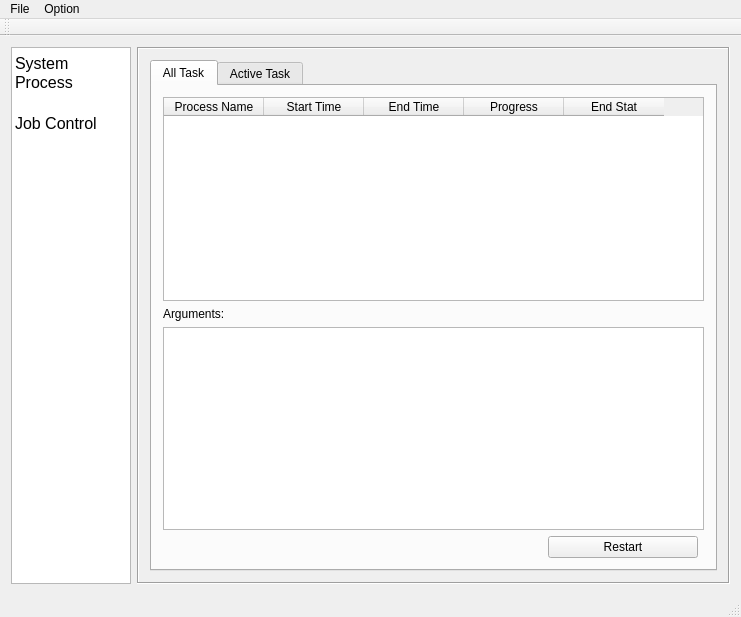
<?xml version="1.0" encoding="UTF-8"?>
<ui version="4.0">
 <class>qjdProcessMainWindow</class>
 <widget class="QMainWindow" name="qjdProcessMainWindow">
  <property name="geometry">
   <rect>
    <x>0</x>
    <y>0</y>
    <width>741</width>
    <height>617</height>
   </rect>
  </property>
  <property name="focusPolicy">
   <enum>Qt::StrongFocus</enum>
  </property>
  <property name="windowTitle">
   <string>qjdProcessMainWindow</string>
  </property>
  <widget class="QWidget" name="centralWidget">
   <layout class="QGridLayout" name="gridLayout_7">
    <item row="0" column="1">
     <widget class="QStackedWidget" name="stackedWidget">
      <property name="frameShape">
       <enum>QFrame::Box</enum>
      </property>
      <property name="frameShadow">
       <enum>QFrame::Sunken</enum>
      </property>
      <property name="lineWidth">
       <number>1</number>
      </property>
      <property name="currentIndex">
       <number>1</number>
      </property>
      <widget class="QWidget" name="pageSys">
       <layout class="QGridLayout" name="gridLayout_6">
        <item row="0" column="0">
         <layout class="QGridLayout" name="gridLayout_3">
          <item row="1" column="0">
           <widget class="QTabWidget" name="tabWidgetSysProcess">
            <property name="currentIndex">
             <number>0</number>
            </property>
            <property name="tabsClosable">
             <bool>false</bool>
            </property>
            <widget class="QWidget" name="tabTblMain">
             <attribute name="title">
              <string>Sys Process</string>
             </attribute>
             <layout class="QGridLayout" name="gridLayout">
              <item row="0" column="0">
               <widget class="QTableView" name="tblMain">
                <property name="minimumSize">
                 <size>
                  <width>0</width>
                  <height>0</height>
                 </size>
                </property>
                <property name="palette">
                 <palette>
                  <active>
                   <colorrole role="Highlight">
                    <brush brushstyle="LinearGradientPattern">
                     <gradient startx="1.000000000000000" starty="0.000000000000000" endx="0.623398000000000" endy="0.983000000000000" type="LinearGradient" spread="PadSpread" coordinatemode="ObjectBoundingMode">
                      <gradientstop position="0.000000000000000">
                       <color alpha="255">
                        <red>80</red>
                        <green>170</green>
                        <blue>255</blue>
                       </color>
                      </gradientstop>
                      <gradientstop position="1.000000000000000">
                       <color alpha="255">
                        <red>85</red>
                        <green>85</green>
                        <blue>255</blue>
                       </color>
                      </gradientstop>
                     </gradient>
                    </brush>
                   </colorrole>
                   <colorrole role="HighlightedText">
                    <brush brushstyle="SolidPattern">
                     <color alpha="255">
                      <red>255</red>
                      <green>255</green>
                      <blue>255</blue>
                     </color>
                    </brush>
                   </colorrole>
                   <colorrole role="AlternateBase">
                    <brush brushstyle="SolidPattern">
                     <color alpha="255">
                      <red>255</red>
                      <green>255</green>
                      <blue>220</blue>
                     </color>
                    </brush>
                   </colorrole>
                  </active>
                  <inactive>
                   <colorrole role="Highlight">
                    <brush brushstyle="LinearGradientPattern">
                     <gradient startx="1.000000000000000" starty="0.000000000000000" endx="0.623398000000000" endy="0.983000000000000" type="LinearGradient" spread="PadSpread" coordinatemode="ObjectBoundingMode">
                      <gradientstop position="0.000000000000000">
                       <color alpha="255">
                        <red>80</red>
                        <green>170</green>
                        <blue>255</blue>
                       </color>
                      </gradientstop>
                      <gradientstop position="1.000000000000000">
                       <color alpha="255">
                        <red>85</red>
                        <green>85</green>
                        <blue>255</blue>
                       </color>
                      </gradientstop>
                     </gradient>
                    </brush>
                   </colorrole>
                   <colorrole role="HighlightedText">
                    <brush brushstyle="SolidPattern">
                     <color alpha="255">
                      <red>255</red>
                      <green>255</green>
                      <blue>255</blue>
                     </color>
                    </brush>
                   </colorrole>
                   <colorrole role="AlternateBase">
                    <brush brushstyle="SolidPattern">
                     <color alpha="255">
                      <red>255</red>
                      <green>255</green>
                      <blue>220</blue>
                     </color>
                    </brush>
                   </colorrole>
                  </inactive>
                  <disabled>
                   <colorrole role="Highlight">
                    <brush brushstyle="LinearGradientPattern">
                     <gradient startx="1.000000000000000" starty="0.000000000000000" endx="0.623398000000000" endy="0.983000000000000" type="LinearGradient" spread="PadSpread" coordinatemode="ObjectBoundingMode">
                      <gradientstop position="0.000000000000000">
                       <color alpha="255">
                        <red>80</red>
                        <green>170</green>
                        <blue>255</blue>
                       </color>
                      </gradientstop>
                      <gradientstop position="1.000000000000000">
                       <color alpha="255">
                        <red>85</red>
                        <green>85</green>
                        <blue>255</blue>
                       </color>
                      </gradientstop>
                     </gradient>
                    </brush>
                   </colorrole>
                   <colorrole role="HighlightedText">
                    <brush brushstyle="SolidPattern">
                     <color alpha="255">
                      <red>255</red>
                      <green>255</green>
                      <blue>255</blue>
                     </color>
                    </brush>
                   </colorrole>
                   <colorrole role="AlternateBase">
                    <brush brushstyle="SolidPattern">
                     <color alpha="255">
                      <red>255</red>
                      <green>255</green>
                      <blue>220</blue>
                     </color>
                    </brush>
                   </colorrole>
                  </disabled>
                 </palette>
                </property>
                <property name="font">
                 <font>
                  <family>微软雅黑</family>
                  <pointsize>10</pointsize>
                  <weight>50</weight>
                  <italic>false</italic>
                  <bold>false</bold>
                 </font>
                </property>
                <property name="focusPolicy">
                 <enum>Qt::StrongFocus</enum>
                </property>
                <property name="styleSheet">
                 <string notr="true">gridline-color: rgb(200, 200, 200);
selection-color: rgb(255, 255, 255);
selection-background-color: qlineargradient(spread:pad, x1:1, y1:0, x2:0.623398, y2:0.983, stop:0 rgba(80, 170, 255, 255), stop:1 rgba(85, 85, 255, 255));</string>
                </property>
                <property name="frameShape">
                 <enum>QFrame::Panel</enum>
                </property>
                <property name="frameShadow">
                 <enum>QFrame::Raised</enum>
                </property>
                <property name="autoScroll">
                 <bool>false</bool>
                </property>
                <property name="editTriggers">
                 <set>QAbstractItemView::NoEditTriggers</set>
                </property>
                <property name="alternatingRowColors">
                 <bool>true</bool>
                </property>
                <property name="selectionMode">
                 <enum>QAbstractItemView::SingleSelection</enum>
                </property>
                <property name="selectionBehavior">
                 <enum>QAbstractItemView::SelectRows</enum>
                </property>
                <property name="textElideMode">
                 <enum>Qt::ElideRight</enum>
                </property>
                <property name="showGrid">
                 <bool>true</bool>
                </property>
                <property name="gridStyle">
                 <enum>Qt::SolidLine</enum>
                </property>
                <property name="sortingEnabled">
                 <bool>false</bool>
                </property>
                <property name="wordWrap">
                 <bool>true</bool>
                </property>
                <property name="cornerButtonEnabled">
                 <bool>true</bool>
                </property>
                <attribute name="horizontalHeaderVisible">
                 <bool>false</bool>
                </attribute>
                <attribute name="horizontalHeaderShowSortIndicator" stdset="0">
                 <bool>false</bool>
                </attribute>
                <attribute name="verticalHeaderVisible">
                 <bool>false</bool>
                </attribute>
                <attribute name="verticalHeaderShowSortIndicator" stdset="0">
                 <bool>false</bool>
                </attribute>
                <attribute name="verticalHeaderVisible">
                 <bool>false</bool>
                </attribute>
                <attribute name="horizontalHeaderShowSortIndicator" stdset="0">
                 <bool>false</bool>
                </attribute>
                <attribute name="horizontalHeaderVisible">
                 <bool>false</bool>
                </attribute>
                <attribute name="verticalHeaderShowSortIndicator" stdset="0">
                 <bool>false</bool>
                </attribute>
               </widget>
              </item>
             </layout>
            </widget>
           </widget>
          </item>
          <item row="0" column="0">
           <layout class="QHBoxLayout" name="horizontalLayout_2">
            <item>
             <widget class="QComboBox" name="comboProcess">
              <property name="sizePolicy">
               <sizepolicy hsizetype="Expanding" vsizetype="Fixed">
                <horstretch>0</horstretch>
                <verstretch>0</verstretch>
               </sizepolicy>
              </property>
              <property name="minimumSize">
               <size>
                <width>300</width>
                <height>0</height>
               </size>
              </property>
              <property name="focusPolicy">
               <enum>Qt::NoFocus</enum>
              </property>
              <property name="toolTip">
               <string>Choose Processes</string>
              </property>
              <item>
               <property name="text">
                <string>All Processes</string>
               </property>
              </item>
              <item>
               <property name="text">
                <string>Non-root Processes</string>
               </property>
              </item>
              <item>
               <property name="text">
                <string>Running Processes</string>
               </property>
              </item>
             </widget>
            </item>
            <item>
             <widget class="QPushButton" name="btnChooseField">
              <property name="minimumSize">
               <size>
                <width>200</width>
                <height>0</height>
               </size>
              </property>
              <property name="text">
               <string>Choose Field</string>
              </property>
             </widget>
            </item>
           </layout>
          </item>
         </layout>
        </item>
       </layout>
      </widget>
      <widget class="QWidget" name="pageJob">
       <layout class="QGridLayout" name="gridLayout_5">
        <item row="0" column="0">
         <widget class="QTabWidget" name="tabWidgetJob">
          <property name="tabPosition">
           <enum>QTabWidget::North</enum>
          </property>
          <property name="tabShape">
           <enum>QTabWidget::Rounded</enum>
          </property>
          <property name="currentIndex">
           <number>0</number>
          </property>
          <widget class="QWidget" name="tabAllTask">
           <attribute name="title">
            <string>All Task</string>
           </attribute>
           <layout class="QGridLayout" name="gridLayout_2">
            <item row="0" column="0" colspan="3">
             <widget class="QTableWidget" name="historyTable">
              <property name="styleSheet">
               <string notr="true">gridline-color: rgb(200, 200, 200);
selection-color: rgb(255, 255, 255);
selection-background-color: qlineargradient(spread:pad, x1:1, y1:0, x2:0.623398, y2:0.983, stop:0 rgba(80, 170, 255, 255), stop:1 rgba(85, 85, 255, 255));</string>
              </property>
              <property name="editTriggers">
               <set>QAbstractItemView::NoEditTriggers</set>
              </property>
              <property name="alternatingRowColors">
               <bool>true</bool>
              </property>
              <property name="selectionMode">
               <enum>QAbstractItemView::SingleSelection</enum>
              </property>
              <property name="selectionBehavior">
               <enum>QAbstractItemView::SelectRows</enum>
              </property>
              <property name="sortingEnabled">
               <bool>false</bool>
              </property>
              <column>
               <property name="text">
                <string>Process Name</string>
               </property>
              </column>
              <column>
               <property name="text">
                <string>Start Time</string>
               </property>
              </column>
              <column>
               <property name="text">
                <string>End Time</string>
               </property>
              </column>
              <column>
               <property name="text">
                <string>Progress</string>
               </property>
              </column>
              <column>
               <property name="text">
                <string>End Stat</string>
               </property>
              </column>
             </widget>
            </item>
            <item row="1" column="0">
             <widget class="QLabel" name="label_2">
              <property name="text">
               <string>Arguments:</string>
              </property>
             </widget>
            </item>
            <item row="2" column="0" colspan="3">
             <widget class="QTextBrowser" name="historyArguBrowser">
              <property name="enabled">
               <bool>true</bool>
              </property>
             </widget>
            </item>
            <item row="3" column="0">
             <spacer name="horizontalSpacer">
              <property name="orientation">
               <enum>Qt::Horizontal</enum>
              </property>
              <property name="sizeHint" stdset="0">
               <size>
                <width>40</width>
                <height>20</height>
               </size>
              </property>
             </spacer>
            </item>
            <item row="3" column="1">
             <widget class="QPushButton" name="btnRestart">
              <property name="minimumSize">
               <size>
                <width>150</width>
                <height>0</height>
               </size>
              </property>
              <property name="text">
               <string>Restart</string>
              </property>
              <property name="icon">
               <iconset>
                <normaloff>../../soft/pretty/iRaveH20 3 Lights Edition/48x48/actions/revert.png</normaloff>../../soft/pretty/iRaveH20 3 Lights Edition/48x48/actions/revert.png</iconset>
              </property>
             </widget>
            </item>
           </layout>
          </widget>
          <widget class="QWidget" name="tabActiveTask">
           <attribute name="title">
            <string>Active Task</string>
           </attribute>
           <layout class="QGridLayout" name="gridLayout_4">
            <item row="0" column="0" colspan="2">
             <widget class="QTableWidget" name="activeTable">
              <property name="styleSheet">
               <string notr="true">gridline-color: rgb(200, 200, 200);
selection-color: rgb(255, 255, 255);
selection-background-color: qlineargradient(spread:pad, x1:1, y1:0, x2:0.623398, y2:0.983, stop:0 rgba(80, 170, 255, 255), stop:1 rgba(85, 85, 255, 255));</string>
              </property>
              <property name="editTriggers">
               <set>QAbstractItemView::NoEditTriggers</set>
              </property>
              <property name="alternatingRowColors">
               <bool>true</bool>
              </property>
              <property name="selectionMode">
               <enum>QAbstractItemView::SingleSelection</enum>
              </property>
              <property name="selectionBehavior">
               <enum>QAbstractItemView::SelectRows</enum>
              </property>
              <column>
               <property name="text">
                <string>Process Name</string>
               </property>
              </column>
              <column>
               <property name="text">
                <string>Start Time</string>
               </property>
              </column>
              <column>
               <property name="text">
                <string>Statements</string>
               </property>
              </column>
              <column>
               <property name="text">
                <string>Progress</string>
               </property>
              </column>
              <column>
               <property name="text">
                <string>Left Time</string>
               </property>
              </column>
             </widget>
            </item>
            <item row="1" column="0">
             <widget class="QLabel" name="label">
              <property name="text">
               <string>Arguments:</string>
              </property>
             </widget>
            </item>
            <item row="2" column="0" colspan="2">
             <widget class="QTextBrowser" name="activeArguBrowser"/>
            </item>
            <item row="3" column="1">
             <layout class="QHBoxLayout" name="horizontalLayout">
              <item>
               <spacer name="horizontalSpacer_2">
                <property name="orientation">
                 <enum>Qt::Horizontal</enum>
                </property>
                <property name="sizeHint" stdset="0">
                 <size>
                  <width>88</width>
                  <height>20</height>
                 </size>
                </property>
               </spacer>
              </item>
              <item>
               <widget class="QPushButton" name="btnRefresh">
                <property name="minimumSize">
                 <size>
                  <width>150</width>
                  <height>0</height>
                 </size>
                </property>
                <property name="text">
                 <string>Refresh</string>
                </property>
                <property name="icon">
                 <iconset>
                  <normaloff>../../soft/pretty/iRaveH20 3 Lights Edition/48x48/actions/gtk-refresh.png</normaloff>../../soft/pretty/iRaveH20 3 Lights Edition/48x48/actions/gtk-refresh.png</iconset>
                </property>
               </widget>
              </item>
             </layout>
            </item>
           </layout>
          </widget>
         </widget>
        </item>
       </layout>
      </widget>
     </widget>
    </item>
    <item row="0" column="0">
     <widget class="QTableWidget" name="tableChoose">
      <property name="maximumSize">
       <size>
        <width>120</width>
        <height>16777215</height>
       </size>
      </property>
      <property name="font">
       <font>
        <pointsize>12</pointsize>
       </font>
      </property>
      <property name="selectionMode">
       <enum>QAbstractItemView::SingleSelection</enum>
      </property>
      <property name="iconSize">
       <size>
        <width>32</width>
        <height>32</height>
       </size>
      </property>
      <property name="showGrid">
       <bool>false</bool>
      </property>
      <attribute name="horizontalHeaderVisible">
       <bool>false</bool>
      </attribute>
      <attribute name="horizontalHeaderDefaultSectionSize">
       <number>120</number>
      </attribute>
      <attribute name="horizontalHeaderHighlightSections">
       <bool>false</bool>
      </attribute>
      <attribute name="verticalHeaderVisible">
       <bool>false</bool>
      </attribute>
      <attribute name="verticalHeaderDefaultSectionSize">
       <number>50</number>
      </attribute>
      <attribute name="verticalHeaderHighlightSections">
       <bool>false</bool>
      </attribute>
      <attribute name="verticalHeaderVisible">
       <bool>false</bool>
      </attribute>
      <attribute name="verticalHeaderDefaultSectionSize">
       <number>50</number>
      </attribute>
      <attribute name="horizontalHeaderVisible">
       <bool>false</bool>
      </attribute>
      <attribute name="horizontalHeaderHighlightSections">
       <bool>false</bool>
      </attribute>
      <attribute name="verticalHeaderHighlightSections">
       <bool>false</bool>
      </attribute>
      <attribute name="horizontalHeaderDefaultSectionSize">
       <number>120</number>
      </attribute>
      <row>
       <property name="text">
        <string>新建行</string>
       </property>
      </row>
      <row>
       <property name="text">
        <string>新建行</string>
       </property>
      </row>
      <column>
       <property name="text">
        <string>新建列</string>
       </property>
      </column>
      <item row="0" column="0">
       <property name="text">
        <string>System Process</string>
       </property>
       <property name="font">
        <font>
         <pointsize>12</pointsize>
        </font>
       </property>
       <property name="icon">
        <iconset>
         <normaloff>../../soft/pretty/iRaveH20 3 Lights Edition/48x48/actions/document-page-setup.png</normaloff>../../soft/pretty/iRaveH20 3 Lights Edition/48x48/actions/document-page-setup.png</iconset>
       </property>
       <property name="flags">
        <set>ItemIsSelectable|ItemIsEnabled</set>
       </property>
      </item>
      <item row="1" column="0">
       <property name="text">
        <string>Job Control</string>
       </property>
       <property name="icon">
        <iconset>
         <normaloff>../../soft/pretty/iRaveH20 3 Lights Edition/48x48/apps/evolution-calendar.png</normaloff>../../soft/pretty/iRaveH20 3 Lights Edition/48x48/apps/evolution-calendar.png</iconset>
       </property>
       <property name="flags">
        <set>ItemIsSelectable|ItemIsEnabled</set>
       </property>
      </item>
     </widget>
    </item>
   </layout>
   <zorder>stackedWidget</zorder>
   <zorder>tableChoose</zorder>
  </widget>
  <widget class="QMenuBar" name="menuBar">
   <property name="geometry">
    <rect>
     <x>0</x>
     <y>0</y>
     <width>741</width>
     <height>28</height>
    </rect>
   </property>
   <widget class="QMenu" name="menuFile">
    <property name="title">
     <string>File</string>
    </property>
    <addaction name="actionExit"/>
   </widget>
   <widget class="QMenu" name="menuOption">
    <property name="title">
     <string>Option</string>
    </property>
    <addaction name="actionStart_Process"/>
   </widget>
   <addaction name="menuFile"/>
   <addaction name="menuOption"/>
  </widget>
  <widget class="QToolBar" name="mainToolBar">
   <property name="sizePolicy">
    <sizepolicy hsizetype="Fixed" vsizetype="Fixed">
     <horstretch>0</horstretch>
     <verstretch>0</verstretch>
    </sizepolicy>
   </property>
   <attribute name="toolBarArea">
    <enum>TopToolBarArea</enum>
   </attribute>
   <attribute name="toolBarBreak">
    <bool>false</bool>
   </attribute>
  </widget>
  <widget class="QStatusBar" name="statusBar"/>
  <action name="actionExit">
   <property name="text">
    <string>Exit</string>
   </property>
   <property name="shortcut">
    <string>Esc</string>
   </property>
  </action>
  <action name="actionStart_Process">
   <property name="text">
    <string>Start Process</string>
   </property>
  </action>
 </widget>
 <layoutdefault spacing="6" margin="11"/>
 <tabstops>
  <tabstop>tblMain</tabstop>
  <tabstop>comboProcess</tabstop>
 </tabstops>
 <resources/>
 <connections/>
</ui>
